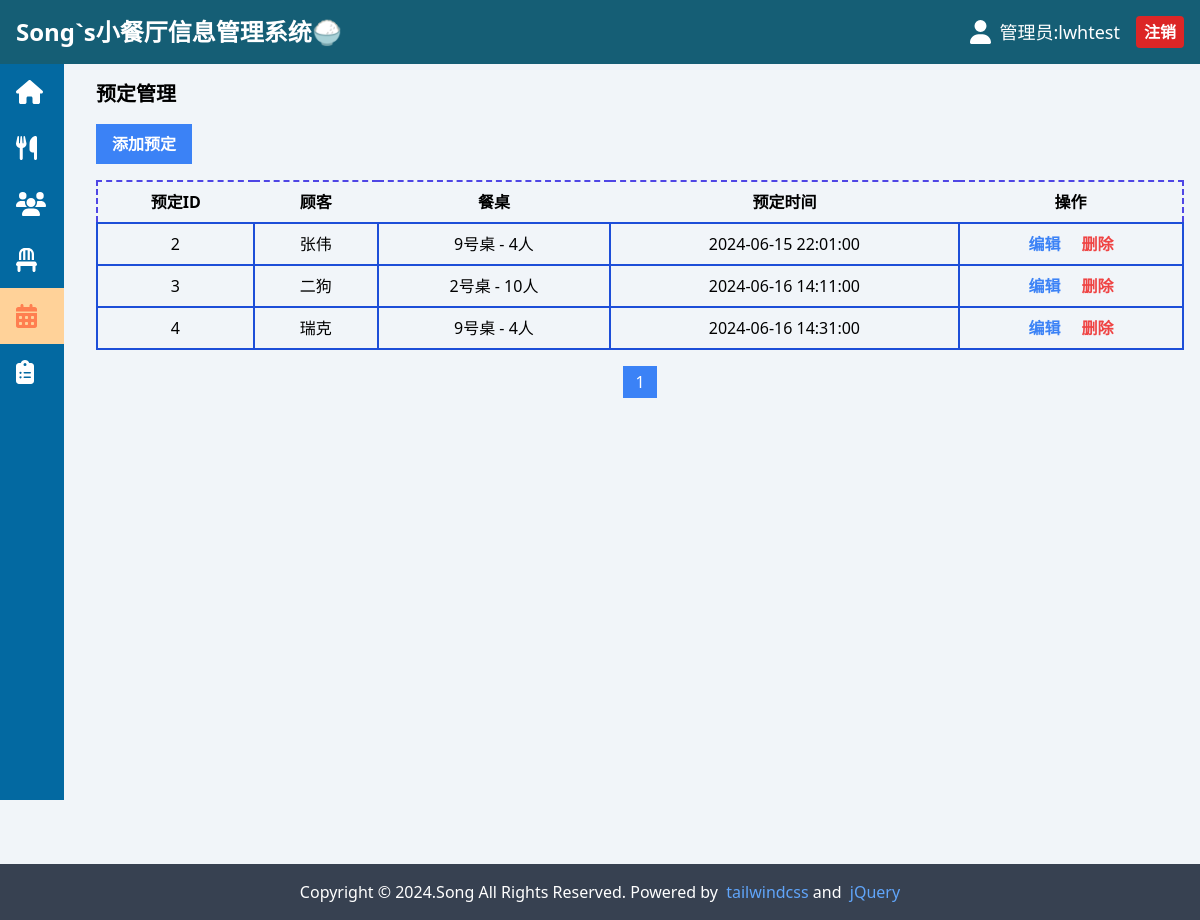
The page /admin/reservations.php (signed in) on the database its author committed.
### tables this page shows
CREATE TABLE `reservations`  (
  `ReservationID` int(11) NOT NULL AUTO_INCREMENT,
  `CustomerID` int(11) NULL DEFAULT NULL,
  `TableID` int(11) NULL DEFAULT NULL,
  `ReservationTime` datetime NULL DEFAULT NULL,
  PRIMARY KEY (`ReservationID`) USING BTREE,
  INDEX `CustomerID`(`CustomerID`) USING BTREE,
  INDEX `TableID`(`TableID`) USING BTREE,
  INDEX `idx_reservations_reservationtime`(`ReservationTime`) USING BTREE
);

CREATE TABLE `customers`  (
  `CustomerID` int(11) NOT NULL AUTO_INCREMENT,
  `Phone` varchar(20) NULL DEFAULT NULL,
  `Email` varchar(100) NULL DEFAULT NULL,
  `FullName` varchar(200) NULL DEFAULT NULL,
  PRIMARY KEY (`CustomerID`) USING BTREE
);

CREATE TABLE `tables`  (
  `TableID` int(11) NOT NULL AUTO_INCREMENT,
  `Capacity` int(11) NULL DEFAULT NULL,
  PRIMARY KEY (`TableID`) USING BTREE
);

### admin/reservations.php (the view, shortened to what this page needs)
<?php
require_once 'DBconn/database.php';
$items_per_page = 10;
$page = isset($_GET['page']) ? intval($_GET['page']) : 1;
$offset = ($page - 1) * $items_per_page;
$query = "SELECT r.*, c.FullName AS CustomerName, t.Capacity AS TableCapacity FROM Reservations r
          JOIN Customers c ON r.CustomerID = c.CustomerID
          JOIN Tables t ON r.TableID = t.TableID
          LIMIT $items_per_page OFFSET $offset";
$result = mysqli_query($conn, $query);
$total_query = "SELECT COUNT(*) as total FROM Reservations";
$total_result = mysqli_query($conn, $total_query);
$total_row = mysqli_fetch_assoc($total_result);
$total_items = $total_row['total'];
$total_pages = ceil($total_items / $items_per_page);
?>
<!DOCTYPE html>
<html lang="zh-CN">
<head>
    <link rel="stylesheet" href="/static/css/biulded_all.css">
    <link rel="stylesheet" href="/static/css/fontawesome.min.css">
</head>
<body class="bg-slate-100">
    <?php include 'component/topbar.php'; ?>
    <div class="flex">
        <?php include 'component/sidebar.php'; ?>
        <div class="flex-1 ml-20 p-4 min-h-screen">
            <h1 class="text-xl font-bold mb-4">预定管理</h1>
            <button id="add-reservation-button" class="bg-blue-500 text-white px-4 py-2 mb-4 font-bold">添加预定</button>
            <table class="table-auto w-full mb-4 border-dashed border-2 border-indigo-600" id="reservations-table">
                <thead>
                    <tr>
                        <th class="px-4 py-2">预定ID</th>
                        <th class="px-4 py-2">顾客</th>
                        <th class="px-4 py-2">餐桌</th>
                        <th class="px-4 py-2">预定时间</th>
                        <th class="px-4 py-2">操作</th>
                    </tr>
                </thead>
                <tbody>
                    <?php while ($row = mysqli_fetch_assoc($result)) { ?>
                        <tr data-reservation-id="<?php echo $row['ReservationID']; ?>">
                            <td class="border px-4 py-2 text-center border-2 border-blue-700"><?php echo $row['ReservationID']; ?></td>
                            <td class="border px-4 py-2 text-center border-2 border-blue-700"><?php echo $row['CustomerName']; ?></td>
                            <td class="border px-4 py-2 text-center border-2 border-blue-700"><?php echo $row['TableID']; ?>号桌 - <?php echo $row['TableCapacity']; ?>人</td>
                            <td class="border px-4 py-2 text-center border-2 border-blue-700"><?php echo $row['ReservationTime']; ?></td>
                            <td class="border px-4 py-2 text-center border-2 border-blue-700">
                                <button class="text-blue-500 edit-reservation font-bold">编辑</button>
                                <button class="text-red-500 delete-reservation font-bold">删除</button>
                            </td>
                        </tr>
                    <?php } ?>
                </tbody>
            </table>
            <div class="pagination flex justify-center">
                <?php for ($i = 1; $i <= $total_pages; $i++) { ?>
                    <a href="#" class="page-link px-3 py-1 <?php echo $i == $page ? 'bg-blue-500 text-white' : 'bg-gray-200'; ?>" data-page="<?php echo $i; ?>"><?php echo $i; ?></a>
                <?php } ?>
            </div>
        </div>
    </div>
    <?php include 'component/footer.php'; ?>
</body>
</html>

### static/css/biulded_all.css (style rules this page uses)
html, :host { line-height: 1.5; -webkit-text-size-adjust: 100%; -moz-tab-size: 4; -o-tab-size: 4; tab-size: 4; font-family: ui-sans-serif, system-ui, sans-serif, "Apple Color Emoji", "Segoe UI Emoji", "Segoe UI Symbol", "Noto Color Emoji"; font-feature-settings: normal; font-variation-settings: normal; -webkit-tap-highlight-color: transparent; }
body { margin: 0; line-height: inherit; }
h1, h2, h3, h4, h5, h6 { font-size: inherit; font-weight: inherit; }
a { color: inherit; text-decoration: inherit; }
table { text-indent: 0; border-color: inherit; border-collapse: collapse; }
button, input, optgroup, select, textarea { font-family: inherit; font-feature-settings: inherit; font-variation-settings: inherit; font-size: 100%; font-weight: inherit; line-height: inherit; letter-spacing: inherit; color: inherit; margin: 0; padding: 0; }
button, select { text-transform: none; }
button, input:where([type='button']), input:where([type='reset']), input:where([type='submit']) { -webkit-appearance: button; background-color: transparent; background-image: none; }
blockquote, dl, dd, h1, h2, h3, h4, h5, h6, hr, figure, p, pre { margin: 0; }
button, [role="button"] { cursor: pointer; }
.mb-4 { margin-bottom: 1rem; }
.ml-20 { margin-left: 5rem; }
.flex { display: flex; }
.min-h-screen { min-height: 100vh; }
.w-full { width: 100%; }
.flex-1 { flex: 1 1 0%; }
.table-auto { table-layout: auto; }
.justify-center { justify-content: center; }
.border { border-width: 1px; }
.border-2 { border-width: 2px; }
.border-dashed { border-style: dashed; }
.border-blue-700 { --tw-border-opacity: 1; border-color: rgb(29 78 216 / var(--tw-border-opacity)); }
.border-indigo-600 { --tw-border-opacity: 1; border-color: rgb(79 70 229 / var(--tw-border-opacity)); }
.bg-blue-500 { --tw-bg-opacity: 1; background-color: rgb(59 130 246 / var(--tw-bg-opacity)); }
.bg-slate-100 { --tw-bg-opacity: 1; background-color: rgb(241 245 249 / var(--tw-bg-opacity)); }
.p-4 { padding: 1rem; }
.px-3 { padding-left: 0.75rem; padding-right: 0.75rem; }
.px-4 { padding-left: 1rem; padding-right: 1rem; }
.py-1 { padding-top: 0.25rem; padding-bottom: 0.25rem; }
.py-2 { padding-top: 0.5rem; padding-bottom: 0.5rem; }
.text-center { text-align: center; }
.text-xl { font-size: 1.25rem; line-height: 1.75rem; }
.font-bold { font-weight: 700; }
.text-blue-500 { --tw-text-opacity: 1; color: rgb(59 130 246 / var(--tw-text-opacity)); }
.text-red-500 { --tw-text-opacity: 1; color: rgb(239 68 68 / var(--tw-text-opacity)); }
.text-white { --tw-text-opacity: 1; color: rgb(255 255 255 / var(--tw-text-opacity)); }

### rows shown on the page
reservations: ReservationID "2", CustomerID.FullName "张伟", TableID "9", TableID.Capacity "4", ReservationTime "2024-06-15 22:01:00"
reservations: ReservationID "3", CustomerID.FullName "二狗", TableID "2", TableID.Capacity "10", ReservationTime "2024-06-16 14:11:00"
reservations: ReservationID "4", CustomerID.FullName "瑞克", TableID "9", TableID.Capacity "4", ReservationTime "2024-06-16 14:31:00"

### other values the page prints
$_SESSION['admin'] "lwhtest"
